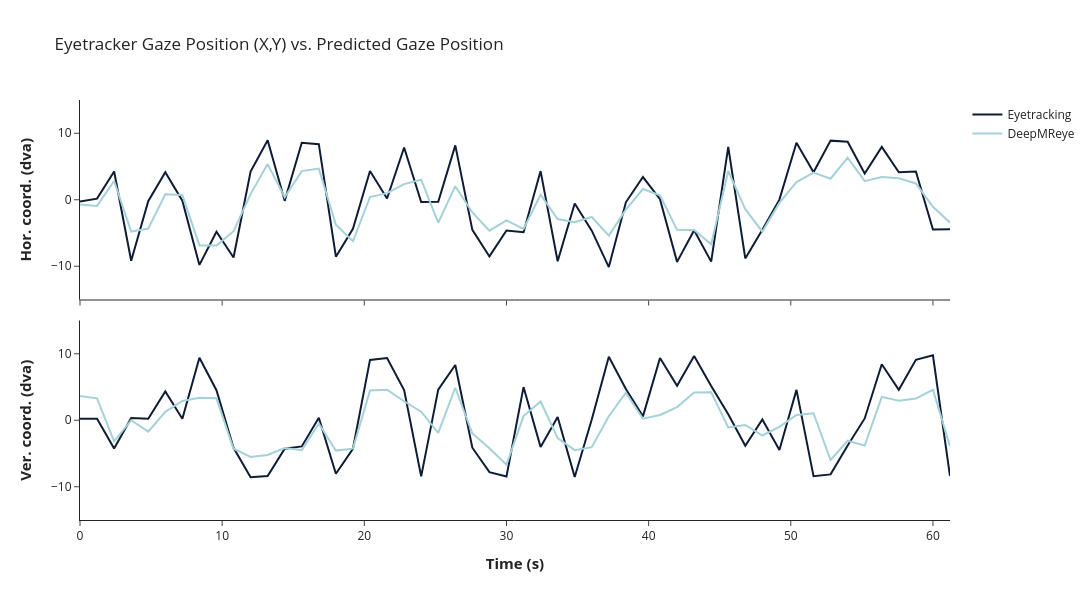

The cell this chart's notebook holds for it:
### Code cell
# Individual Example Plots (Figure 2)
import plotly.graph_objects as go
from plotly.subplots import make_subplots

subject = "sub-03"

# Load eye-tracking data and downsample
eye_data = pd.read_csv(f"/Users/sinakling/disks/meso_shared/deepmreye/derivatives/pp_data/{subject}/eyetracking/timeseries/{subject}_task-DeepMReyeCalib_run_01_eyedata.tsv.gz", compression='gzip', delimiter='\t')
eye_data = eye_data[['timestamps', 'x', 'y']].to_numpy()
eye_data_downsampled_x = chunk_and_median(eye_data[:,1])
eye_data_downsampled_y = chunk_and_median(eye_data[:,2])
eye_data_downsampled = np.stack((eye_data_downsampled_x, eye_data_downsampled_y), axis=1)

# Load pretictions 

evaluation_fine_tuned = np.load("/Users/sinakling/disks/meso_shared/deepmreye/derivatives/int_deepmreye/deepmreye_calibration/pred/evaluation_dict_calib_no_interpol.npy", allow_pickle=True).item()
evaluation_pretrained = np.load("/Users/sinakling/disks/meso_shared/deepmreye/derivatives/int_deepmreye/deepmreye_calibration/pred/evaluation_dict_calib_pretrained.npy", allow_pickle=True).item()

subject_data_fine_tuned = evaluation_fine_tuned[f"/scratch/mszinte/data/deepmreye/derivatives/int_deepmreye/deepmreye_calib/pp_data_no_interpol/{subject}_DeepMReyeCalib_label_no_interpol.npz"]
df_pred_median_fine_tuned, df_pred_subtr_fine_tuned = adapt_evaluation(subject_data_fine_tuned)

subject_data_pretrained = evaluation_pretrained[f"/scratch/mszinte/data/deepmreye/derivatives/int_deepmreye/deepmreye_calib/pp_data_pretrained/{subject}_DeepMReyeCalib_no_label.npz"]
df_pred_median_pretrained, df_pred_subtr_pretrained = adapt_evaluation(subject_data_pretrained)

### Figure 1 — Plotly figure (JSON) as saved in the notebook; plotly's stock layout.template omitted (floating-point values rounded to 4 significant figures)
{"data": [{"line": {"color": "#0E1C36", "width": 2}, "name": "Eyetracking", "showlegend": false, "type": "scatter", "x": [0, 1.2, 2.4, 3.6, 4.8, 6, 7.2, 8.4, 9.6, 10.8, 12, 13.2, 14.4, 15.6, 16.8, 18, 19.2, 20.4, 21.6, 22.8, 24, 25.2, 26.4, 27.6, 28.8, 30, 31.2, 32.4, 33.6, 34.8, 36, 37.2, 38.4, 39.6, 40.8, 42, 43.2, 44.4, 45.6, 46.8, 48, 49.2, 50.4, 51.6, 52.8, 54, 55.2, 56.4, 57.6, 58.8, 60, 61.2], "xaxis": "x", "y": [-0.2577, 0.1657, 4.257, -9.163, -0.2289, 4.148, -0.1304, -9.797, -4.805, -8.676, 4.248, 8.947, -0.1657, 8.559, 8.364, -8.567, -4.382, 4.318, 0.1842, 7.865, -0.3341, -0.3052, 8.171, -4.53, -8.522, -4.63, -4.882, 4.309, -9.244, -0.5615, -4.649, -10.13, -0.384, 3.418, 0.09026, -9.342, -4.581, -9.304, 7.96, -8.824, -4.507, 0.01428, 8.567, 4.136, 8.89, 8.719, 3.941, 7.957, 4.137, 4.26, -4.463, -4.451], "yaxis": "y"}, {"line": {"color": "#A5D1D8", "width": 2}, "name": "DeepMReye", "showlegend": false, "type": "scatter", "x": [0, 1.2, 2.4, 3.6, 4.8, 6, 7.2, 8.4, 9.6, 10.8, 12, 13.2, 14.4, 15.6, 16.8, 18, 19.2, 20.4, 21.6, 22.8, 24, 25.2, 26.4, 27.6, 28.8, 30, 31.2, 32.4, 33.6, 34.8, 36, 37.2, 38.4, 39.6, 40.8, 42, 43.2, 44.4, 45.6, 46.8, 48, 49.2, 50.4, 51.6, 52.8, 54, 55.2, 56.4, 57.6, 58.8, 60, 61.2], "xaxis": "x", "y": [-0.6976, -0.923, 2.823, -4.777, -4.348, 0.8259, 0.7127, -6.871, -6.884, -4.73, 0.8513, 5.362, 0.3843, 4.306, 4.686, -3.766, -6.247, 0.4137, 0.9915, 2.353, 3.019, -3.452, 2.038, -1.911, -4.646, -3.111, -4.38, 0.762, -2.89, -3.362, -2.591, -5.401, -1.482, 1.614, 0.674, -4.526, -4.559, -6.705, 4.325, -1.417, -4.793, -0.4802, 2.651, 4.072, 3.161, 6.322, 2.798, 3.43, 3.229, 2.449, -1.059, -3.451], "yaxis": "y"}, {"line": {"color": "#0E1C36", "width": 2}, "name": "Eyetracking", "showlegend": true, "type": "scatter", "x": [0, 1.2, 2.4, 3.6, 4.8, 6, 7.2, 8.4, 9.6, 10.8, 12, 13.2, 14.4, 15.6, 16.8, 18, 19.2, 20.4, 21.6, 22.8, 24, 25.2, 26.4, 27.6, 28.8, 30, 31.2, 32.4, 33.6, 34.8, 36, 37.2, 38.4, 39.6, 40.8, 42, 43.2, 44.4, 45.6, 46.8, 48, 49.2, 50.4, 51.6, 52.8, 54, 55.2, 56.4, 57.6, 58.8, 60, 61.2], "xaxis": "x2", "y": [0.2418, 0.2414, -4.237, 0.3488, 0.2125, 4.341, 0.2149, 9.393, 4.525, -4.136, -8.561, -8.385, -4.272, -3.931, 0.3764, -8.047, -4.287, 9.076, 9.356, 4.53, -8.445, 4.597, 8.3, -4.128, -7.809, -8.457, 4.989, -4.029, 0.501, -8.524, 0.1071, 9.562, 4.705, 0.5791, 9.353, 5.177, 9.668, 5.142, 0.8867, -3.836, 0.1173, -4.468, 4.57, -8.409, -8.139, -3.783, 0.2743, 8.42, 4.578, 9.092, 9.77, -8.402], "yaxis": "y2"}, {"line": {"color": "#A5D1D8", "width": 2}, "name": "DeepMReye", "showlegend": true, "type": "scatter", "x": [0, 1.2, 2.4, 3.6, 4.8, 6, 7.2, 8.4, 9.6, 10.8, 12, 13.2, 14.4, 15.6, 16.8, 18, 19.2, 20.4, 21.6, 22.8, 24, 25.2, 26.4, 27.6, 28.8, 30, 31.2, 32.4, 33.6, 34.8, 36, 37.2, 38.4, 39.6, 40.8, 42, 43.2, 44.4, 45.6, 46.8, 48, 49.2, 50.4, 51.6, 52.8, 54, 55.2, 56.4, 57.6, 58.8, 60, 61.2], "xaxis": "x2", "y": [3.633, 3.292, -3.175, 0.002365, -1.71, 1.258, 2.897, 3.396, 3.295, -4.284, -5.522, -5.217, -4.182, -4.494, -0.4903, -4.565, -4.268, 4.471, 4.589, 2.852, 1.281, -1.904, 4.886, -1.989, -4.201, -6.671, 0.6265, 2.822, -2.698, -4.495, -4.051, 0.6142, 4.138, 0.2277, 0.7983, 1.985, 4.157, 4.207, -1.086, -0.7059, -2.29, -0.9944, 0.7975, 1.058, -5.983, -3.083, -3.812, 3.516, 2.933, 3.256, 4.579, -3.904], "yaxis": "y2"}], "layout": {"height": 600, "title": {"text": "Eyetracker Gaze Position (X,Y) vs. Predicted Gaze Position"}, "width": 1500, "xaxis": {"anchor": "y", "domain": [0, 1], "matches": "x2", "showticklabels": false}, "xaxis2": {"anchor": "y2", "domain": [0, 1], "title": {"font": {"size": 15}, "text": "<b>Time (s)<b>"}}, "yaxis": {"anchor": "x", "domain": [0.525, 1], "range": [-15, 15], "title": {"font": {"size": 15}, "text": "<b>Hor. coord. (dva)<b>"}}, "yaxis2": {"anchor": "x2", "domain": [0, 0.475], "range": [-15, 15], "title": {"font": {"size": 15}, "text": "<b>Ver. coord. (dva)<b>"}}}}
